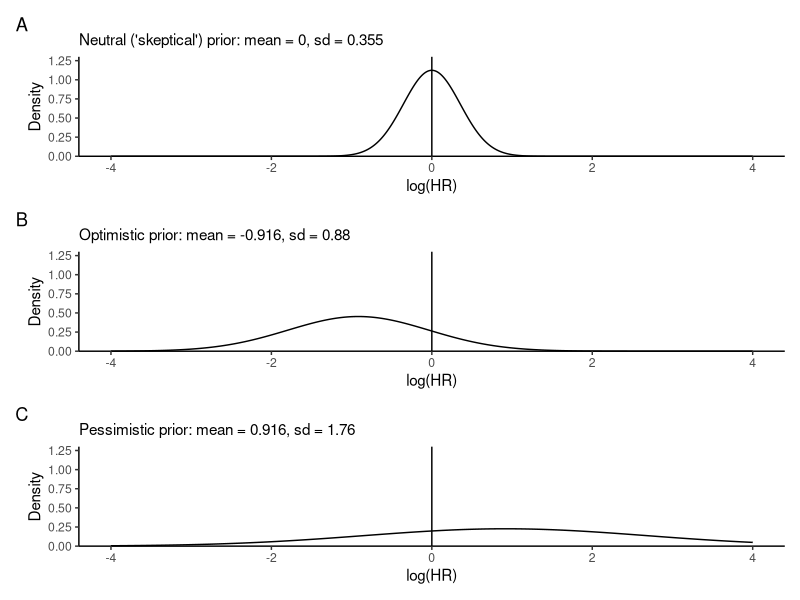

Recreate this plot in R.
library(tidyverse)
library(patchwork)

# Plot priors
prior_neutral_plot <-
  ggplot(data.frame(x = c(-4, 4)), aes(x)) +
  stat_function(
    fun = dnorm, 
    n = 100000, 
    args = list(
      mean = 0,
      sd = 0.355),
    linetype = 1
  ) +
  geom_vline(
    xintercept = 0
  ) +
  scale_y_continuous(
    limits = c(0, 1.3),
    expand = c(0, 0)) +
  theme_classic() +
  labs(
    x = "log(HR)",
    y = "Density",
    subtitle = "Neutral ('skeptical') prior: mean = 0, sd = 0.355"
  )

prior_optimistic_plot <-
  ggplot(data.frame(x = c(-4, 4)), aes(x)) +
  stat_function(
    fun = dnorm, 
    n = 100000, 
    args = list(
      mean = -0.916,
      sd = 0.88),
    linetype = 1
  ) +
  geom_vline(
    xintercept = 0
  ) +
  scale_y_continuous(
    limits = c(0, 1.3),
    expand = c(0, 0)) +
  theme_classic() +
  labs(
    x = "log(HR)",
    y = "Density",
    subtitle = "Optimistic prior: mean = -0.916, sd = 0.88"
  )

prior_pessimistic_plot <-
  ggplot(data.frame(x = c(-4, 4)), aes(x)) +
  stat_function(
    fun = dnorm, 
    n = 100000, 
    args = list(
      mean = 0.916,
      sd = 1.76),
    linetype = 1
  ) +
  geom_vline(
    xintercept = 0
  ) +
  scale_y_continuous(
    limits = c(0, 1.3),
    expand = c(0, 0)) +
  theme_classic() +
  labs(
    x = "log(HR)",
    y = "Density",
    subtitle = "Pessimistic prior: mean = 0.916, sd = 1.76"
  )

jpeg("prior_plot.jpeg", width = 4, height = 10, units = "in", res = 300)
prior_neutral_plot / prior_optimistic_plot / prior_pessimistic_plot +
  plot_annotation(tag_levels = 'A')
dev.off()
